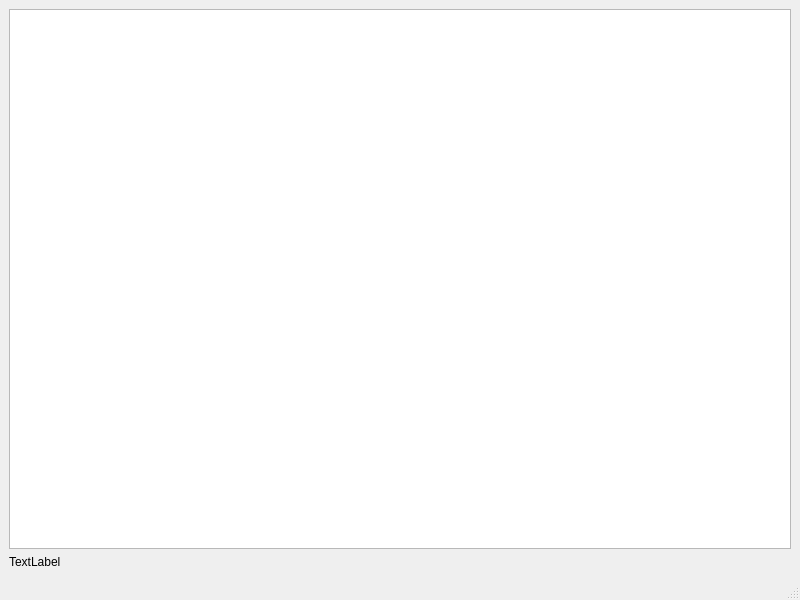
<?xml version="1.0" encoding="UTF-8"?>
<ui version="4.0">
 <class>MainWindow</class>
 <widget class="QMainWindow" name="MainWindow">
  <property name="geometry">
   <rect>
    <x>0</x>
    <y>0</y>
    <width>800</width>
    <height>600</height>
   </rect>
  </property>
  <property name="windowTitle">
   <string>MainWindow</string>
  </property>
  <widget class="QWidget" name="centralwidget">
   <layout class="QGridLayout" name="gridLayout">
    <item row="0" column="0">
     <widget class="ChartViewMouse" name="graphicsView"/>
    </item>
    <item row="1" column="0">
     <widget class="QLabel" name="label">
      <property name="text">
       <string>TextLabel</string>
      </property>
     </widget>
    </item>
   </layout>
  </widget>
  <widget class="QMenuBar" name="menubar">
   <property name="geometry">
    <rect>
     <x>0</x>
     <y>0</y>
     <width>800</width>
     <height>21</height>
    </rect>
   </property>
  </widget>
  <widget class="QStatusBar" name="statusbar"/>
 </widget>
 <customwidgets>
  <customwidget>
   <class>ChartViewMouse</class>
   <extends>QGraphicsView</extends>
   <header location="global">chartviewmouse.h</header>
  </customwidget>
 </customwidgets>
 <resources/>
 <connections/>
</ui>
